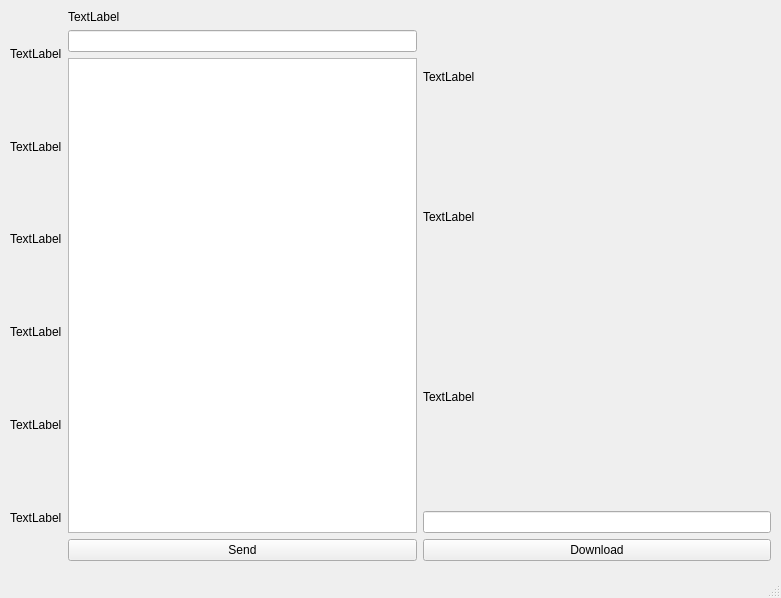
<?xml version="1.0" encoding="UTF-8"?>
<ui version="4.0">
 <class>MainWindow</class>
 <widget class="QMainWindow" name="MainWindow">
  <property name="geometry">
   <rect>
    <x>0</x>
    <y>0</y>
    <width>781</width>
    <height>598</height>
   </rect>
  </property>
  <property name="windowTitle">
   <string>MainWindow</string>
  </property>
  <widget class="QWidget" name="centralwidget">
   <widget class="QWidget" name="horizontalLayoutWidget">
    <property name="geometry">
     <rect>
      <x>10</x>
      <y>10</y>
      <width>761</width>
      <height>551</height>
     </rect>
    </property>
    <layout class="QHBoxLayout" name="horizontalLayout">
     <property name="sizeConstraint">
      <enum>QLayout::SetDefaultConstraint</enum>
     </property>
     <item>
      <layout class="QVBoxLayout" name="verticalLayout">
       <item>
        <widget class="QLabel" name="lbl_ID">
         <property name="text">
          <string>TextLabel</string>
         </property>
        </widget>
       </item>
       <item>
        <widget class="QLabel" name="lbl_profilePic">
         <property name="text">
          <string>TextLabel</string>
         </property>
        </widget>
       </item>
       <item>
        <widget class="QLabel" name="lbl_followers">
         <property name="text">
          <string>TextLabel</string>
         </property>
        </widget>
       </item>
       <item>
        <widget class="QLabel" name="lbl_followings">
         <property name="text">
          <string>TextLabel</string>
         </property>
        </widget>
       </item>
       <item>
        <widget class="QLabel" name="lbl_post_count">
         <property name="text">
          <string>TextLabel</string>
         </property>
        </widget>
       </item>
       <item>
        <widget class="QLabel" name="lbl_bio">
         <property name="text">
          <string>TextLabel</string>
         </property>
        </widget>
       </item>
      </layout>
     </item>
     <item>
      <layout class="QVBoxLayout" name="verticalLayout_2">
       <item>
        <widget class="QLabel" name="lbl_directTo">
         <property name="text">
          <string>TextLabel</string>
         </property>
        </widget>
       </item>
       <item>
        <widget class="QLineEdit" name="le_directTo"/>
       </item>
       <item>
        <widget class="QTextEdit" name="te_directText"/>
       </item>
       <item>
        <widget class="QPushButton" name="btn_sendDirect">
         <property name="text">
          <string>Send</string>
         </property>
        </widget>
       </item>
      </layout>
     </item>
     <item>
      <layout class="QVBoxLayout" name="verticalLayout_5">
       <item>
        <layout class="QVBoxLayout" name="verticalLayout_12">
         <item>
          <widget class="QLabel" name="lbl_name">
           <property name="text">
            <string>TextLabel</string>
           </property>
          </widget>
         </item>
         <item>
          <widget class="QLabel" name="lbl_studentID">
           <property name="text">
            <string>TextLabel</string>
           </property>
          </widget>
         </item>
        </layout>
       </item>
       <item>
        <layout class="QVBoxLayout" name="verticalLayout_11">
         <item>
          <widget class="QLabel" name="lbl_downloadTo">
           <property name="text">
            <string>TextLabel</string>
           </property>
          </widget>
         </item>
         <item>
          <widget class="QLineEdit" name="le_directoryToSaveStory"/>
         </item>
         <item>
          <widget class="QPushButton" name="btn_download">
           <property name="text">
            <string>Download</string>
           </property>
          </widget>
         </item>
        </layout>
       </item>
      </layout>
     </item>
    </layout>
   </widget>
  </widget>
  <widget class="QStatusBar" name="statusbar"/>
 </widget>
 <resources/>
 <connections/>
</ui>
